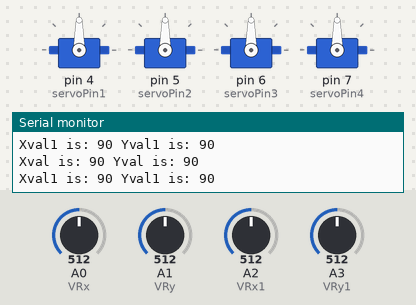
A sketch run on a simulated Arduino Uno, built with avr-gcc and run on an emulated ATmega328P. Shown: 4 × servo, the last lines printed to the serial monitor. The test bench sets the inputs (shaded band); at power-on: A0 (VRx) = 512, A1 (VRy) = 512, A2 (VRx1) = 512, A3 (VRy1) = 512.

Above: at 1.2 s.
1.3 s: A0 (VRx) set to 551
At 2.9 s:
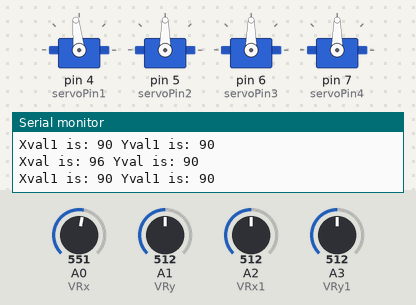
4.3 s: A0 (VRx) set to 585
At 5.7 s:
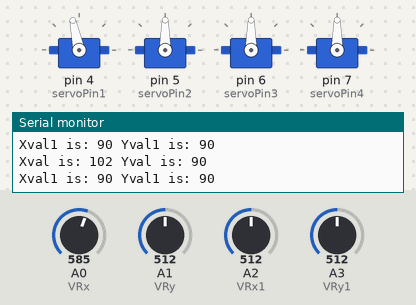
6.0 s: A1 (VRy) set to 716
At 7.2 s:
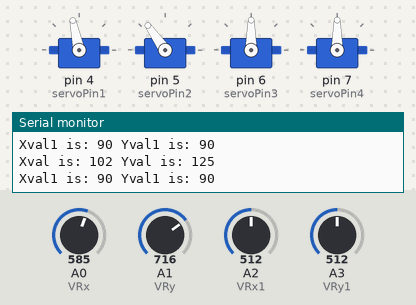
7.5 s: A2 (VRx1) set to 716
At 8.7 s:
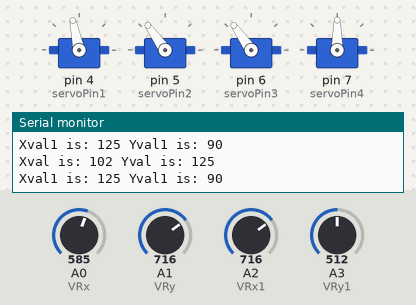
9.0 s: A3 (VRy1) set to 716
At 10.2 s:
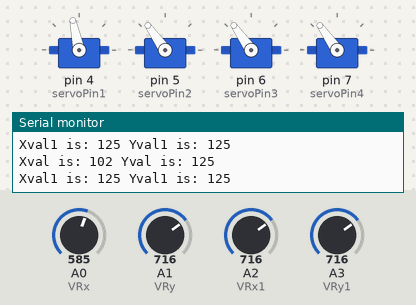
10.5 s: A1 (VRy) set to 992
At 10.9 s:
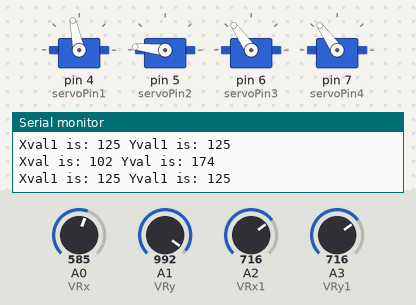
Timing chart, 0 to 13.0 s (numbered marks = the images above; inputs shaded):
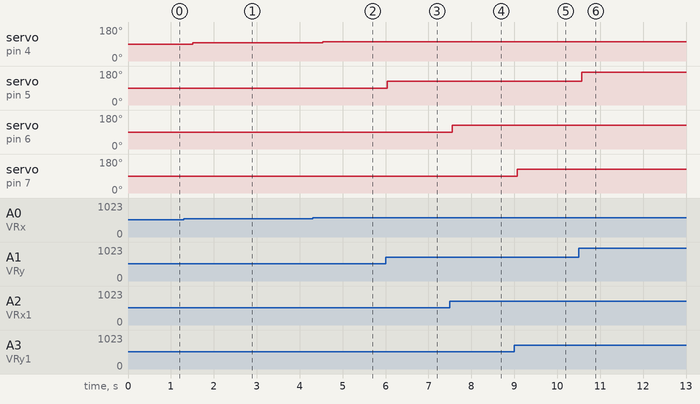

The sketch:

4DOF_Robotic_Arm.ino
```cpp
#include <Servo.h>

Servo myServo1;
Servo myServo2;
Servo myServo3;
Servo myServo4;

int servoPin1 = 4;
int servoPin2 = 5;
int servoPin3 = 6;
int servoPin4 = 7;

int VRx = A0;
int VRy = A1;
int VRx1 = A2;
int VRy1 = A3;

int WRx;
int WRy;
int WRx1;
int WRy1;

int Xval;
int Yval;
int Xval1;
int Yval1;

void setup() {
  // put your setup code here, to run once:
Serial.begin(9600);
pinMode(VRx,INPUT);
pinMode(VRy,INPUT);
pinMode(VRx1,INPUT);
pinMode(VRy1,INPUT);

pinMode(servoPin1,OUTPUT);
pinMode(servoPin2,OUTPUT);
pinMode(servoPin3,OUTPUT);
pinMode(servoPin4,OUTPUT);

myServo1.attach(servoPin1);
myServo2.attach(servoPin2);
myServo3.attach(servoPin3);
myServo4.attach(servoPin4);
}

void loop() {
  // put your main code here, to run repeatedly:
WRx=analogRead(VRx);
WRy=analogRead(VRy);
WRx1=analogRead(VRx1);
WRy1=analogRead(VRy1);

Xval=map(WRx, 0, 1023, 0, 180);
Yval=map(WRy, 0, 1023, 0, 180);
Xval1=map(WRx1, 0, 1023, 0, 180);
Yval1=map(WRy1, 0, 1023, 0, 180);

myServo1.write(Xval);
myServo2.write(Yval);
myServo3.write(Xval1);
myServo4.write(Yval1);

Serial.print("Xval is: ");
Serial.print(Xval);
Serial.print(" Yval is: ");
Serial.println(Yval);
Serial.print("Xval1 is: ");
Serial.print(Xval1);
Serial.print(" Yval1 is: ");
Serial.println(Yval1);

delay(250);
}
```

Measured:
- after the input at 1.3 s, servo on pin 4 (servoPin1): 90° → 96° after 0.21 s
- after the input at 4.3 s, servo on pin 4 (servoPin1): 96° → 102° after 0.23 s
- after the input at 6.0 s, servo on pin 5 (servoPin2): 90° → 125° at once
- after the input at 7.5 s, servo on pin 6 (servoPin3): 90° → 125° after 0.05 s
- after the input at 9.0 s, servo on pin 7 (servoPin4): 90° → 125° after 0.06 s
- after the input at 10.5 s, servo on pin 5 (servoPin2): 125° → 174° after 0.08 s
